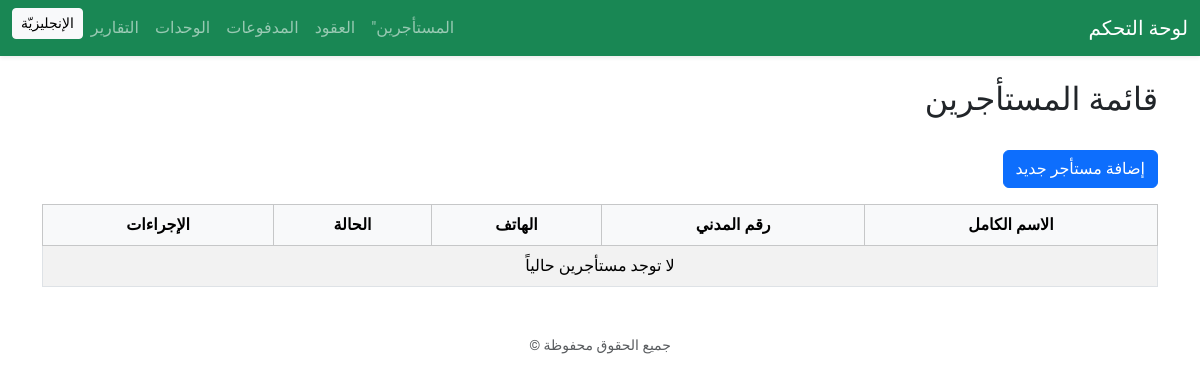
The app's page /tenants/, older data.
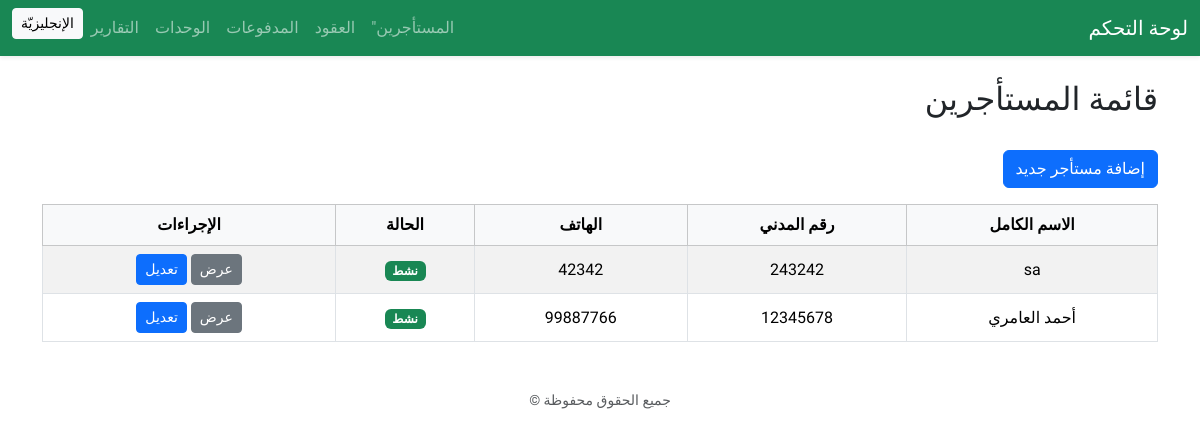
The same page, newer data.
### tenants/models.py (models this page shows, shortened)
class Tenant(models.Model):
  full_name = models.CharField(
    max_length=255,
    verbose_name=_("الاسم الكامل")
  )
  national_id = models.CharField(
    max_length=20,
    verbose_name=_("الرقم المدني / الهوية")
  )
  phone = models.CharField(
    max_length=20,
    verbose_name=_("رقم الهاتف")
  )
  email = models.EmailField(
    blank=True,
    null=True,
    max_length=255,
    verbose_name=_("البريد الالكتروني")
  )
  address = models.TextField(
    blank=True,
    null=True,
    verbose_name=_("العنوان")
  )
  photo_id = models.ImageField(
    upload_to='tenants_ids/',
    blank=True,
    null=True,
    verbose_name=_("صورة الهوية")
  )
  status = models.CharField(
    max_length=2,
    choices=TenantStatus.choices,
    default=TenantStatus.ACTIVE,
    verbose_name=_("الحالة")
  )
  class Meta:
    verbose_name = _("مستأجر")
    verbose_name_plural = _("المستأجرون")

### tenants/views.py (the view)
# urls.py: path('', views.tenant_list, name='list'),
def tenant_list(request):
  tenants = Tenant.objects.all()
  return render(request, 'tenants/tenant_list.html', {'tenants': tenants})

### templates/tenants/tenant_list.html (shortened to what this page needs)
{% extends "base.html" %}
{% load i18n %}
{% block content %}
<div class="d-flex justify-content-between align-items-center mb-4">
  <h2>
    {% trans "قائمة المستأجرين" %}
  </h2>
</div>
<a href="{% url 'tenants:add' %}" class="btn btn-primary mb-3">
  {% trans "إضافة مستأجر جديد" %}
</a>
<table class="table table-bordered table-striped align-middle text-center">
  <thead class="table-light">
    <tr>
      <th>{% trans "الاسم الكامل" %}</th>
      <th>{% trans "رقم المدني" %}</th>
      <th>{% trans "الهاتف" %}</th>
      <th>{% trans "الحالة" %}</th>
      <th>{% trans "الإجراءات" %}</th>
    </tr>
  </thead>
  <tbody>
    {% for tenant in tenants %}
    <tr>
      <td>{{ tenant.full_name }}</td>
      <td>{{ tenant.national_id }}</td>
      <td>{{ tenant.phone }}</td>
      <td>
        <span class="badge {% if tenant.status == 'AC' %}bg-success
          {% elif tenant.status == 'LT' %}bg-warning
          {% else %}bg-secondary{% endif %}">
          {{ tenant.get_status_display }}
        </span>
      </td>
      <td>
        <a href="{% url 'tenants:detail' tenant.pk %}" class="btn btn-secondary btn-sm">{% trans "عرض" %}</a>
        <a href="{% url 'tenants:edit' tenant.pk %}" class="btn btn-primary btn-sm">{% trans "تعديل" %}</a>
      </td>
    </tr>
    {% empty %}
    <tr>
      <td colspan="6" class="text-center">{% trans "لا توجد مستأجرين حالياً" %}</td>
    </tr>
    {% endfor %}
  </tbody>
</table>
{% endblock %}

### templates/base.html (shortened to what this page needs)
{% load i18n static %}
<!DOCTYPE html>
<html lang="{{ LANGUAGE_CODE }}" dir="{% get_current_language as LANGUAGE_CODE %}{% if LANGUAGE_CODE == 'ar' %}rtl{% else %}ltr{% endif %}">
<head>
  {% if LANGUAGE_CODE == 'ar' %}
  <link rel="stylesheet" href="https://cdn.jsdelivr.net/npm/bootstrap@5.3.3/dist/css/bootstrap.rtl.min.css">
  {% else %}
  <link rel="stylesheet" href="https://cdn.jsdelivr.net/npm/bootstrap@5.3.3/dist/css/bootstrap.min.css">
  {% endif %}
  <link rel="stylesheet" href="{% static 'css/style.css' %}">
</head>
<body style="font-family: 'Cairo', sans-serif;">
  <nav class="navbar navbar-expand-lg navbar-dark bg-success shadow-sm mb-4">
    <div class="container-fluid">
      <a class="navbar-brand" href="/">{% trans "لوحة التحكم" %}</a>
      <ul class="navbar-nav ms-auto">
        <li class="nav-item">
          <a class="nav-link" href="/tenants/">{% trans "المستأجرين" %}"</a>
        </li>
        <li class="nav-item">
          <a class="nav-link" href="/contracts/">{% trans "العقود" %}</a>
        </li>
        <li class="nav-item">
          <a class="nav-link" href="/payments/">{% trans "المدفوعات" %}</a>
        </li>
        <li class="nav-item">
          <a class="nav-link" href="/buildings/">{% trans "الوحدات" %}</a>
        </li>
        <li class="nav-item">
          <a class="nav-link" href="/reports/summary/">{% trans "التقارير" %}</a>
        </li>
        <li class="nav-item">
          <form method="post" action="{% url 'set_language' %}" class="d-inline">
            {% if LANGUAGE_CODE == 'ar' %}
              <button name="language" value="en" class="btn btn-sm btn-light">{% trans "English" %}</button>
              {% else %}
              <button name="language" value="ar" class="btn btn-sm btn-light">{% trans "العربية" %}</button>
            {% endif %}
          </form>
        </li>
      </ul>
    </div>
  </nav>
  <div class="container">
    {% block content %}
    {% endblock %}
  </div>
  <footer class="text-center text-muted small mt-5 mb-2">
    {% trans "جميع الحقوق محفوظة" %} &copy;
  </footer>
</body>
</html>

Row changes from the older to the newer data that the page shows:
added Tenant: full_name "sa", national_id "243242", phone "42342", status "نشط"
added Tenant: full_name "أحمد العامري", national_id "12345678", phone "99887766", status "نشط"
Text that changed along with them:
text no longer shown: "لا توجد مستأجرين حالياً"
